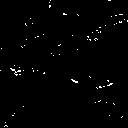

Here is the Python script that generated this plot:
import cv2
import numpy as np
import matplotlib.pyplot as plt

# Read image
img = cv2.imread("imori.jpg").astype(np.float32)
H, W, C = img.shape

# Otsu binary
## Grayscale
out = 0.2126 * img[..., 2] + 0.7152 * img[..., 1] + 0.0722 * img[..., 0]
out = out.astype(np.uint8)

## Determine threshold of Otsu's binarization
max_sigma = 0
max_t = 0

for _t in range(1, 255):
    v0 = out[np.where(out < _t)]
    m0 = np.mean(v0) if len(v0) > 0 else 0.
    w0 = len(v0) / (H * W)
    v1 = out[np.where(out >= _t)]
    m1 = np.mean(v1) if len(v1) > 0 else 0.
    w1 = len(v1) / (H * W)
    sigma = w0 * w1 * ((m0 - m1) ** 2)
    if sigma > max_sigma:
        max_sigma = sigma
        max_t = _t

## Binarization
#print("threshold >>", max_t)
th = max_t
out[out < th] = 0
out[out >= th] = 255

# Morphology filter
MF = np.array(((0, 1, 0),
               (1, 0, 1),
               (0, 1, 0)), dtype=np.int)

# Morphology - dilate
Dil_time = 3
mor = out.copy()

for i in range(Dil_time):
    tmp = np.pad(out, (1, 1), 'edge')
    for y in range(1, H+1):
        for x in range(1, W+1):
            if np.sum(MF * tmp[y-1:y+2, x-1:x+2]) >= 255:
                mor[y-1, x-1] = 255

# Morphology - erode
Erode_time = 3

for i in range(Erode_time):
    tmp = np.pad(mor, (1, 1), 'edge')
    for y in range(1, H+1):
        for x in range(1, W+1):
            if np.sum(MF * tmp[y-1:y+2, x-1:x+2]) < 255*4:
                mor[y-1, x-1] = 0

out = mor - out
                
# Save result
cv2.imwrite("out.jpg", out)
cv2.imshow("result", out)
cv2.waitKey(0)
cv2.destroyAllWindows()
